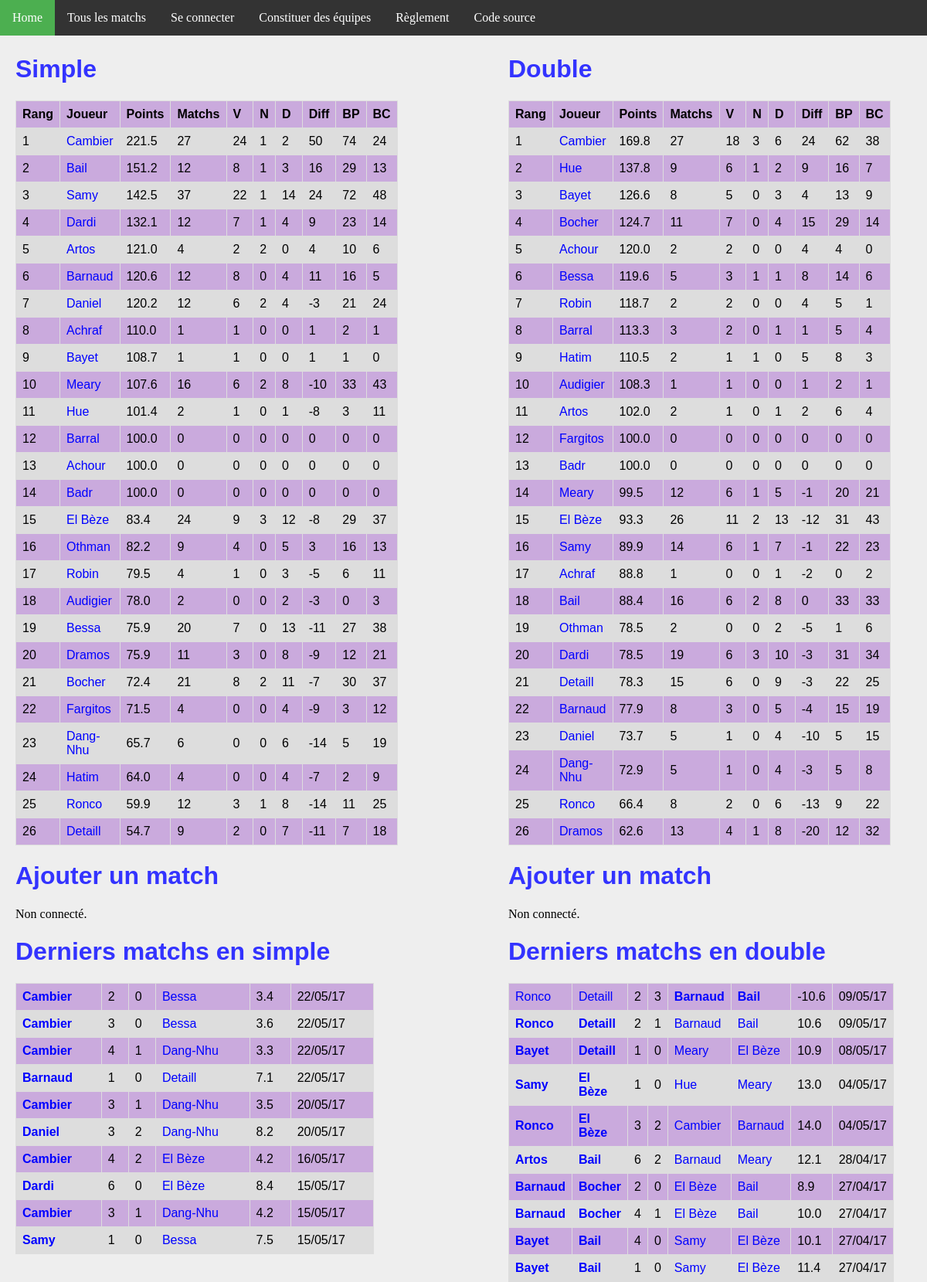
The app's page /, older data.
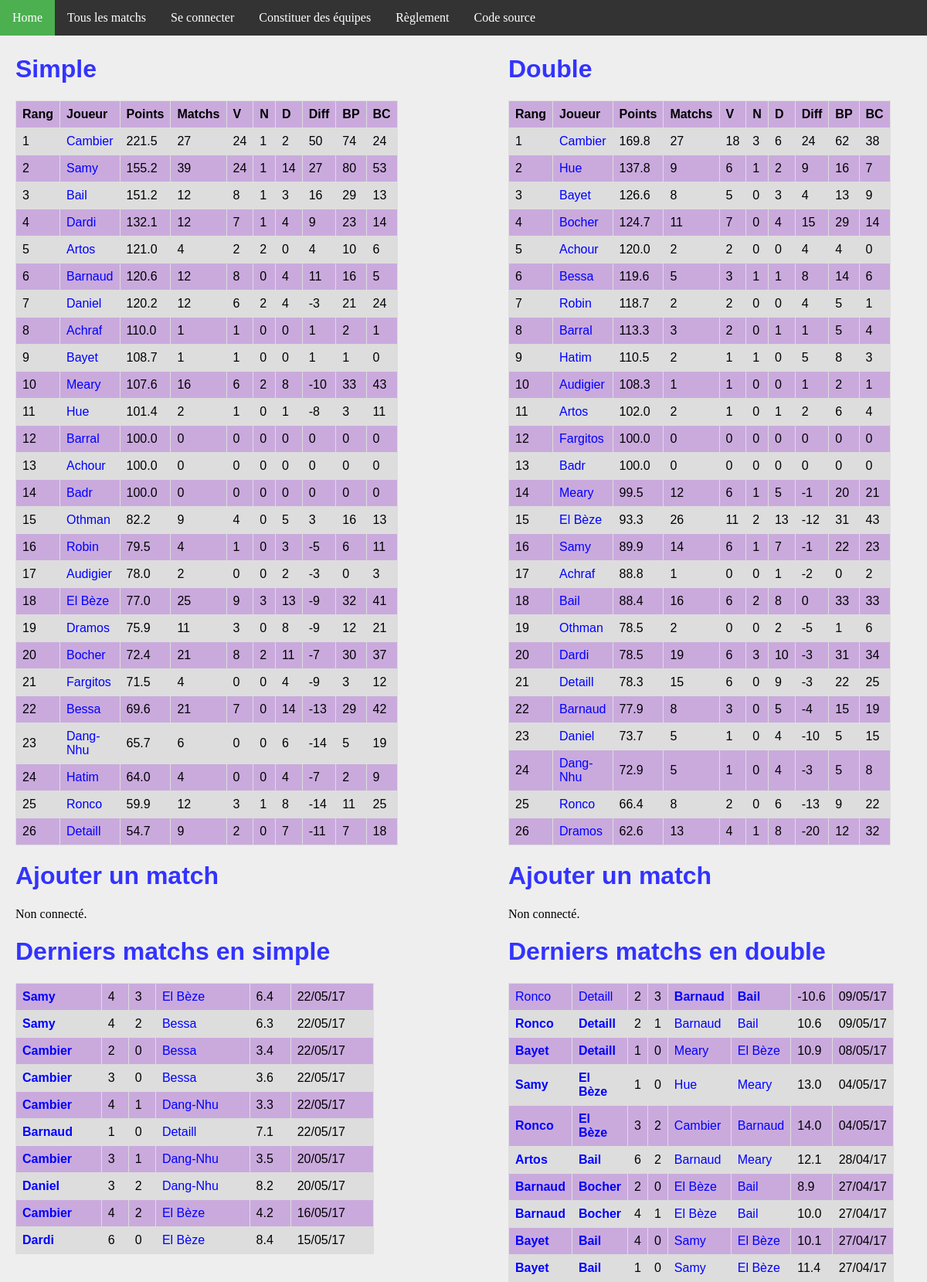
The same page, newer data.
### ranking/models.py (models this page shows, shortened)
class Joueur(models.Model):
    user = models.OneToOneField(User, on_delete=models.CASCADE)
    pseudo = models.CharField(max_length = 50, default="Pax lambda")
    simple_score = models.FloatField(default=100)
    simple_rang = models.IntegerField(default=0)
    simple_victoires = models.IntegerField(default=0)
    simple_nuls = models.IntegerField(default=0)
    simple_defaites = models.IntegerField(default=0)
    simple_buts_pour = models.IntegerField(default=0)
    simple_buts_contre = models.IntegerField(default=0)
    double_score = models.FloatField(default=100)
    double_rang = models.IntegerField(default=0)
    double_victoires = models.IntegerField(default=0)
    double_nuls = models.IntegerField(default=0)
    double_defaites = models.IntegerField(default=0)
    double_buts_pour = models.IntegerField(default=0)
    double_buts_contre = models.IntegerField(default=0)
    @property
    def simple_matchs(self):
        return self.simple_nuls + self.simple_victoires + self.simple_defaites
    @property
    def double_matchs(self):
        return self.double_nuls + self.double_victoires + self.double_defaites
    @property
    def simple_diff(self):
        return self.simple_buts_pour - self.simple_buts_contre
    @property
    def double_diff(self):
        return self.double_buts_pour - self.double_buts_contre

class MatchSimple(models.Model):
    domicile = models.ForeignKey('Joueur', related_name = 'dom')
    exterieur = models.ForeignKey('Joueur', related_name = 'exte')
    date = models.DateTimeField(auto_now_add=True)
    buts_domicile = models.IntegerField(default=0)
    buts_exterieur = models.IntegerField(default=0)
    points = models.FloatField(default=0)
    @property
    def winner(self):
        if self.buts_domicile > self.buts_exterieur:
            return 1.
        elif self.buts_domicile < self.buts_exterieur:
            return 0.
        else:
            return 0.5

class MatchDouble(models.Model):
    domicile_1 = models.ForeignKey('Joueur', related_name = 'dom1')
    domicile_2 = models.ForeignKey('Joueur', related_name = 'dom2')
    exterieur_1 = models.ForeignKey('Joueur', related_name = 'exte1')
    exterieur_2 = models.ForeignKey('Joueur', related_name = 'exte2')
    date = models.DateTimeField(auto_now_add=True)
    buts_domicile = models.IntegerField(default=0)
    buts_exterieur = models.IntegerField(default=0)
    points = models.FloatField(default=0)
    @property
    def winner(self):
        if self.buts_domicile > self.buts_exterieur:
            return 1.
        elif self.buts_domicile < self.buts_exterieur:
            return 0.
        else:
            return 0.5

### ranking/views.py (the view)
# urls.py: url(r'^$', views.index, name='index'),
def index(request):
    n_matchs = 10
    context = {
        'simple_ranking': Joueur.objects.order_by('simple_rang').all(),
        'double_ranking': Joueur.objects.order_by('double_rang').all(),
        'simple_matchs': MatchSimple.objects.order_by('-date').all()[:n_matchs],
        'double_matchs': MatchDouble.objects.order_by('-date').all()[:n_matchs],
    }
    return render(request, 'index.html', context)

### ranking/templatetags/app_filter.py (called while the page is built)
@register.filter(name='decimal')
def decimal(x):
    return '{0:.1f}'.format(x)

### ranking/templates/index.html (shortened to what the changed rows need)
{% extends 'base.html' %}
{% block body %}
{% load app_filter %}
<div id="column1" style="float:left; margin:0; width:40%;">
    <h1>Simple</h1>
    <table>
        <tr>
            <th>Rang</th>
            <th>Joueur</th>
            <th>Points</th>
            <th>Matchs</th>
            <th>V</th>
            <th>N</th>
            <th>D</th>
            <th>Diff</th>
            <th>BP</th>
            <th>BC</th>
        </tr>
        {% for j in simple_ranking %}
        <tr>
            <td>{{ j.simple_rang }}</td>
            <td><a class='joueur' href="{% url 'joueur' j.id %}">{{j.pseudo}}</a></td>
            <td>{{j.simple_score|decimal}}</td>
            <td>{{j.simple_matchs}}</td>
            <td>{{j.simple_victoires}}</td>
            <td>{{j.simple_nuls}}</td>
            <td>{{j.simple_defaites}}</td>
            <td>{{j.simple_diff}}</td>
            <td>{{j.simple_buts_pour}}</td>
            <td>{{j.simple_buts_contre}}</td>
        </tr>
        {% endfor %}
    </table>
    <h1>Ajouter un match</h1>
    <h1>Derniers matchs en simple</h1>
    <table>
        {% for m in simple_matchs %}
        <tr>
            <td {% if m.winner == 1 %} style='font-weight:bold'{% endif %} >
                <a class="joueur" href="{% url 'joueur' m.domicile.id %}">{{m.domicile.pseudo}}</a>
            </td>
            <td>{{m.buts_domicile}}</td>
            <td>{{m.buts_exterieur}}</td>
            <td {% if m.winner == 0 %} style='font-weight:bold'{% endif %} >
                <a class='joueur' href="{% url 'joueur' m.exterieur.id %}">{{m.exterieur.pseudo}}</a>
            </td>
            <td>{{m.points|decimal}}</td>
            <td>{{m.date | date:'d/m/y'}}</td>
        </tr>
        {% endfor %}
    </table>
</div>
<div id="column2" style="float:left; margin-left:15%;width:40%;">
<h1>Double</h1>
<table>
    <tr>
        <th>Rang</th>
        <th>Joueur</th>
        <th>Points</th>
        <th>Matchs</th>
        <th>V</th>
        <th>N</th>
        <th>D</th>
        <th>Diff</th>
        <th>BP</th>
        <th>BC</th>
    </tr>
    {% for j in double_ranking %}
    <tr>
        <td>{{ j.double_rang }}</td>
        <td><a class='joueur' href="{% url 'joueur' j.id %}">{{j.pseudo}}</a></td>
        <td>{{j.double_score|decimal}}</td>
        <td>{{j.double_matchs}}</td>
        <td>{{j.double_victoires}}</td>
        <td>{{j.double_nuls}}</td>
        <td>{{j.double_defaites}}</td>
        <td>{{j.double_diff}}</td>
        <td>{{j.double_buts_pour}}</td>
        <td>{{j.double_buts_contre}}</td>
    </tr>
    {% endfor %}
    </table>
    <h1>Ajouter un match</h1>
    <h1>Derniers matchs en double</h1>
    <table>
        {% for m in double_matchs %}
        <tr>
            <td {% if m.winner == 1 %} style='font-weight:bold'{% endif %} >
                <a class="joueur" href="{% url 'joueur' m.domicile_1.id %}">{{m.domicile_1.pseudo}}</a>
            </td>
            <td {% if m.winner == 1 %} style='font-weight:bold'{% endif %} >
                <a class="joueur" href="{% url 'joueur' m.domicile_2.id %}">{{m.domicile_2.pseudo}}</a>
            </td>
            <td>{{m.buts_domicile}}</td>
            <td>{{m.buts_exterieur}}</td>
            <td {% if m.winner == 0 %} style='font-weight:bold'{% endif %} >
                <a class='joueur' href="{% url 'joueur' m.exterieur_1.id %}">{{m.exterieur_1.pseudo}}</a>
            </td>
            <td {% if m.winner == 0 %} style='font-weight:bold'{% endif %} >
                <a class='joueur' href="{% url 'joueur' m.exterieur_2.id %}">{{m.exterieur_2.pseudo}}</a>
            </td>
            <td>{{m.points|decimal}}</td>
            <td>{{m.date | date:'d/m/y'}}</td>
        </tr>
        {% endfor %}
    </table>
    </div>
{% endblock %}

Row changes from the older to the newer data that the page shows:
no longer on this page (row unchanged): MatchSimple: domicile.pseudo "Cambier", buts_domicile "3", buts_exterieur "1", exterieur.pseudo "Dang-Nhu", points|decimal "4.2", date "15/05/17"
no longer on this page (row unchanged): MatchSimple: domicile.pseudo "Samy", buts_domicile "1", buts_exterieur "0", exterieur.pseudo "Bessa", points|decimal "7.5", date "15/05/17"
changed Joueur "Samy": simple_rang "3" → "2"; simple_score|decimal "142.5" → "155.2"; simple_matchs "37" → "39"; simple_victoires "22" → "24"; simple_diff "24" → "27"; simple_buts_pour "72" → "80"; simple_buts_contre "48" → "53"; moves up the list
changed Joueur "Bail": simple_rang "2" → "3"
changed Joueur "Othman": simple_rang "16" → "15"
changed Joueur "Robin": simple_rang "17" → "16"
changed Joueur "Audigier": simple_rang "18" → "17"
changed Joueur "El Bèze": simple_rang "15" → "18"; simple_score|decimal "83.4" → "77.0"; simple_matchs "24" → "25"; simple_defaites "12" → "13"; simple_diff "-8" → "-9"; simple_buts_pour "29" → "32"; simple_buts_contre "37" → "41"; moves down the list
changed Joueur "Dramos": simple_rang "20" → "19"
changed Joueur "Bocher": simple_rang "21" → "20"
changed Joueur "Fargitos": simple_rang "22" → "21"
changed Joueur "Bessa": simple_rang "19" → "22"; simple_score|decimal "75.9" → "69.6"; simple_matchs "20" → "21"; simple_defaites "13" → "14"; simple_diff "-11" → "-13"; simple_buts_pour "27" → "29"; simple_buts_contre "38" → "42"; moves down the list
added MatchSimple: domicile.pseudo "Samy", buts_domicile "4", buts_exterieur "3", exterieur.pseudo "El Bèze", points|decimal "6.4", date "22/05/17"
added MatchSimple: domicile.pseudo "Samy", buts_domicile "4", buts_exterieur "2", exterieur.pseudo "Bessa", points|decimal "6.3", date "22/05/17"
